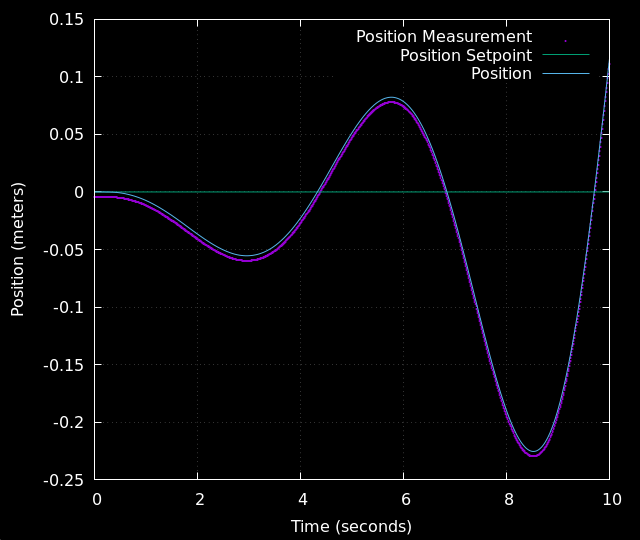

Generate this figure with gnuplot:
load './plots/style.gp'

set terminal pngcairo size 640,540
set output 'plots/plot1.png'

set xlabel "Time (seconds)" textcolor rgb "white" font ",12"
set ylabel "Position (meters)" textcolor rgb "white" font ",12"

plot 'pendulum_sim.csv' using 1:11 w p pt "." pointsize 0.1 title 'Position Measurement', \
     ''                 using 1:6 w l title 'Position Setpoint', \
     ''                 using 1:2 w l title 'Position' 

set output 
set terminal x11 0 title "True Postion[m], Position Measurement[m]" persist
replot
